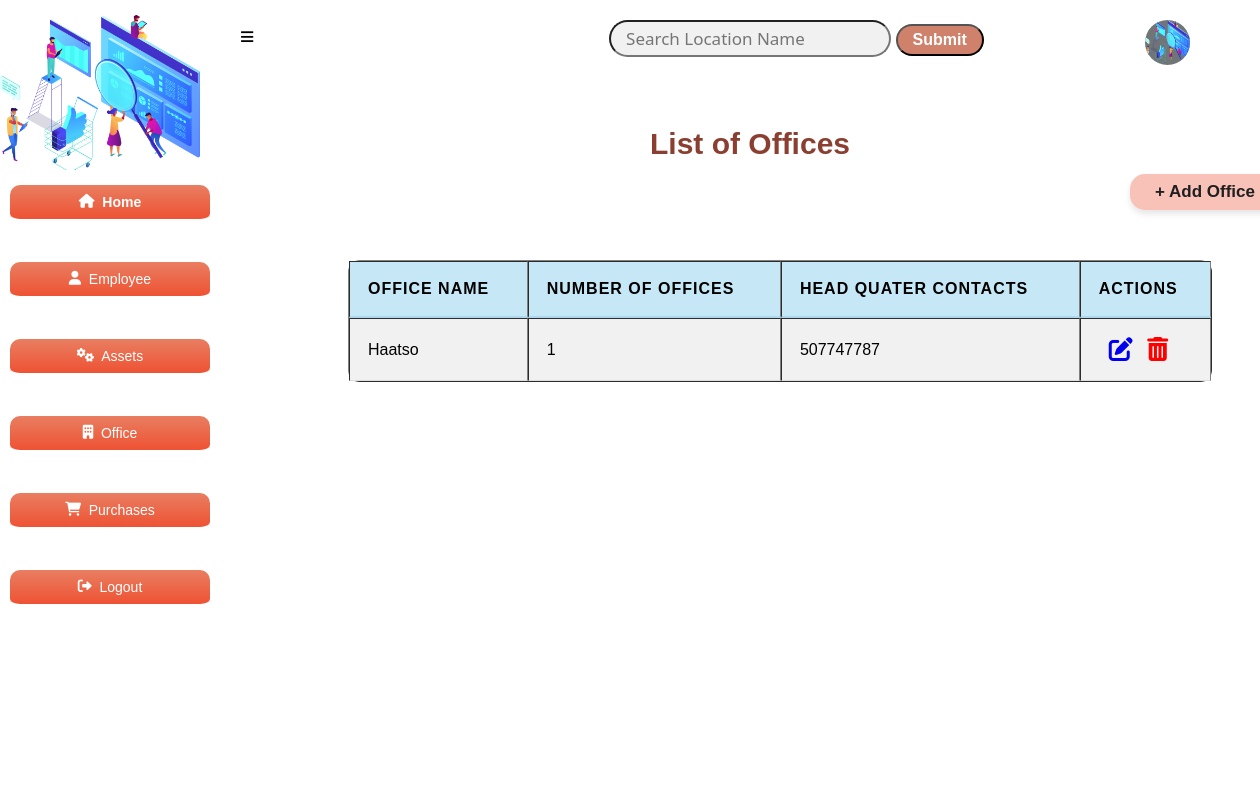
The app's page /location with its own data.
### app.py (models this page shows, shortened)
class Location(db.Model):
    __tablename__ = "locations"
    id=db.Column(db.Integer, primary_key=True)
    location_name=db.Column(db.String(50))
    number_of_offices=db.Column(db.Integer)
    head_quater_contact=db.Column(db.Integer)
    employees_rel=db.relationship('Employee', backref='employees_location')
    equipment_rel=db.relationship('Equipment', backref='equipment_loation')

### app.py (the view)
@app.route('/location')
def location():
    locations = Location.query.all()
    return render_template ('locationList.html', locations = locations)

### app.py (called while the page is built)
@app.before_request
def create_table():
    db.create_all()

### templates/locationList.html (shortened to what this page needs)
<!DOCTYPE html>
<html lang="en">
<head>
    <link
    rel="stylesheet"
    href="{{ url_for('static', filename='main.css') }}"
    />
    <link rel="stylesheet" href="https://cdnjs.cloudflare.com/ajax/libs/font-awesome/4.7.0/css/font-awesome.min.css">
    <link rel="stylesheet" href="https://cdnjs.cloudflare.com/ajax/libs/font-awesome/6.0.0-beta3/css/all.min.css">
</head>
<body>
    <div class="header">
      <a href="#" id="sidebar-icon">&#8801;</a>
      <input type="search" id="query" name="search" placeholder="Search Location Name">
      <button id="search-button">Submit</button>
      <a href="#"><img src="{{ url_for('static', filename='bg4.png') }}" alt=""></a>
    </div>
    <section class="sidebar">
        <div class="logo">
            <img src="{{ url_for('static', filename='bg4.png') }}" alt="logo">
        </div>
        <div class="content">
          <a href="/entry_point" class="home active"><i class="fas fa-home"></i>&nbsp; Home</a><br>
          <a href="/employee" class="home"><i class="fas fa-user"></i>&nbsp;  Employee</a><br>
          <a href="/equipment" class="home"><i class="fas fa-cogs"></i>&nbsp;  Assets</a><br>
          <a href="/location" class="home"><i class="fas fa-building"></i>&nbsp;  Office</a><br>
          <a href="/purchase" class="home"><i class="fas fa-shopping-cart"></i> &nbsp; Purchases</a><br>
          <a href="/login" class="home"><i class="fas fa-sign-out-alt"></i>&nbsp;  Logout</a>
        </div>
    </section>
    <h1 class="marquee">List of Offices</h1>
    <div class="location-form">
      <a href="/add-location" class="btn1">+ Add Office</a>
      <table border="1" style="overflow: auto;">
        <thead>
          <tr>
            <th>Office Name</th>
            <th>Number Of Offices</th>
            <th>Head Quater Contacts</th>
            <th>Actions</th>
          </tr>
        </thead>
        <tbody id="table-results">
          {% for location in locations  %}
            <tr>
              <td>{{ location.location_name }}</td>
              <td>{{ location.number_of_offices}}</td>
              <td>{{ location.head_quater_contact}}</td>
              <td class="action">
                <a href="/edit_location{{ location.id }}"><i class="fa fa-edit" style="font-size:24px"></i></a>
                <a href="/delete_location{{ location.id }}"><i class="fa fa-trash-o" style="font-size:24px"></i></a>
              </td>
            </tr>
          {% endfor %}
        </tbody>
      </table>
    </div>
</body>
</html>

### static/main.css (style rules this page uses)
body { margin: 0; padding: 0; font-family: Verdana, sans-serif; background-color: #ffffff; height: auto; }
.header { background: #FFFFFF; padding: 20px; }
.header input { padding: 5px 15px; font-size: 17px; font-family: 'Segoe UI', Tahoma, Geneva, Verdana, sans-serif; border-radius: 20px; margin-left: 350px; background-color: #F1F1F1; }
.header button { padding: 5px 15px; font-size: 16px; border-radius: 20px; background: #cf816b; color: #fff; font-weight: bold; }
.header img { width: 45px; height: 45px; background: #707576; border-radius: 50%; float: right; justify-content: center; margin-right: 50px; transition: transform 0.3s ease; }
#sidebar-icon { margin-left: 220px; font-size: 25px; text-decoration: none; color: #000; font-weight: bold; cursor: pointer; transition: color 0.3s ease, transform 0.3s ease; }
.sidebar { position: fixed; top: 0; left: 0; width: 220px; height: 100vh; background: #FFFFFF; border-top: 5px solid #fff; border-radius: 0 20px 20px 0; overflow: hidden; transition: transform 0.3s ease, background 0.3s ease; }
.logo { width: 200px; height: 180px; background: #FFFFFF; display: flex; justify-content: center; align-items: center; border-radius: 0 20px 0 0; }
.logo img { width: 200px; display: block; margin: auto; background-color: rgba(255, 255, 255, 0.938); border-radius: 0px; }
.content { background: #FFFFFF; width: 220px; height: calc(100vh - 180px); position: fixed; top: 170px; z-index: 1; border-top: 5px solid #fff; overflow-y: auto; border-radius: 0 0 20px 0; }
.content a { display: flex; text-decoration: none; color: #FFFFFF; font-size: 14px; border-bottom: 5px solid white; padding: 9px 12px; justify-content: center; transition: background 0.3s ease, transform 0.3s ease; border-radius: 10px; margin: 10px; background: linear-gradient(to bottom, #e97e61, #ee5233); }
.home { border: none; outline: none; padding: 10px 16px; background: #22577A; cursor: pointer; }
.active, .home:hover { color: black; font-weight: bold; }
h1 { display: flex; font-size: 30px; flex-wrap: wrap; justify-content: center; margin-left: 240px; margin-top: 50px; color: #8A3F30; }
.location-form { display: flex; justify-content: center; align-items: center; flex-direction: column; margin-left: 300px; }
table { width: 90%; max-width: 1200px; border-collapse: separate; border-spacing: 0; margin-top: 30px; margin-left: auto; margin-right: auto; background: #ffffff; border-radius: 12px; overflow: hidden; }
th, td { padding: 18px; text-align: left; font-size: 1em; border-bottom: 1px solid #ddd; }
th { background-color: #c6e8f6; font-weight: bold; text-transform: uppercase; letter-spacing: 1px; border-bottom: 2px solid #b0d8ec; }
tbody tr:nth-child(odd) { background-color: #f1f1f1; }
.btn1 { background: #F9C2B8; color: #201f1f; font-size: 0.7em; padding: 8px 25px; border-radius: 15px; transition: background-color 0.25s, box-shadow 0.25s, transform 0.25s; margin-bottom: 20px; text-decoration: none; font-size: 17px; display: block; margin-top: -7px; margin-right: -850px; font-weight: bold; justify-content: center; box-shadow: 0 4px 6px rgba(0, 0, 0, 0.1); }
.marquee { text-align: center; }
.action a { margin-left: 10px; }
.action .fa-trash-o { color: red; }

### records on screen
Location: location_name "Haatso", number_of_offices "1", head_quater_contact "507747787"
